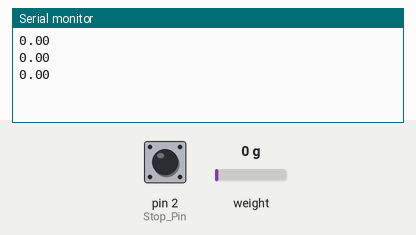
Recording of a sketch running on a simulated Arduino Uno, built with avr-gcc and run on an emulated ATmega328P. On the bench: the last lines printed to the serial monitor. The inputs (shaded band) are chosen by the test bench; at power-on: pin 2 (Stop_Pin) HIGH, weight on the scale 0 g.

Above: at 1.6 s.
1.7 s: pin 2 (Stop_Pin) pulled LOW for 0.5 s
At 2.7 s:
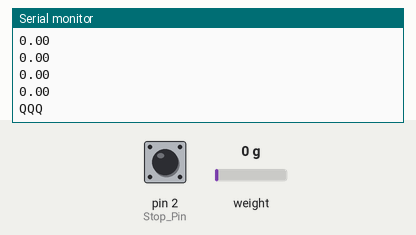
3.7 s: weight on the scale set to 100 g
At 4.26 s:
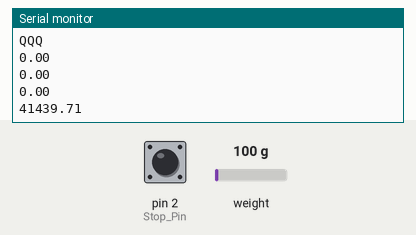
5.2 s: pin 2 (Stop_Pin) pulled LOW for 1 s
At 6.6 s:
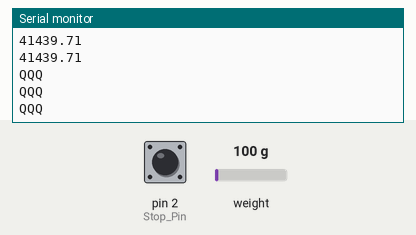
7.7 s: weight on the scale set to 1250 g
At 7.87 s:
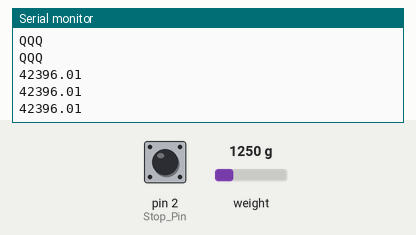
Timing chart, 0 to 10.2 s (numbered marks = the images above; inputs shaded):
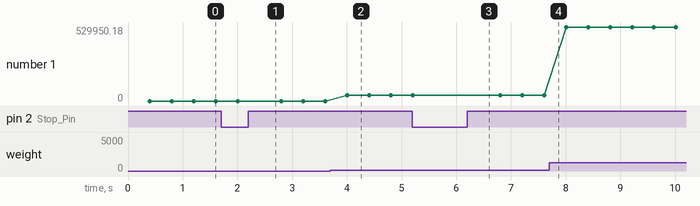

Measured:
- after the input at 1.7 s, the serial monitor: prints a new line after 0.30 s (image 1)
- after the input at 3.7 s, the serial monitor: prints a new line after 0.31 s (image 2)
- after the input at 5.2 s, the serial monitor: prints a new line at once (image 3)
- plotted number 1: 0 → 41439.71 after the input at 3.7 s, 41439.71 → 42396.01 after the input at 5.2 s, 42396.01 → 529950.18 after the input at 7.7 s

The sketch:

powercell_int.ino
```cpp
#include "HX711.h"
// This scetch reads analog values of a strain cell through a HX711 bridge
// Arduino reads the data asynchronously, and sends the data to the serial port
// A complementing Python script takes care of the plotting and reporting of the data.
// 30.10. 2019 added temperature correction, which uses HX711 channel B for temp measurement
// HX711.DOUT  - pin #A1
// HX711.PD_SCK - pin #A0

HX711 scale(A1, A0);    // parameter "gain" is omitted; the default value 128 is used by the library
int Stop_Pin = 2;       // D2 input connected to the Stop button
int Stop = 1;      // 1 equals to false (button not pressed, pullup high)
float slope = 0.2395;   // entinen arvo 0.22237, korjattu 20.11.2019
float tempcor = 0;
float cell = 0;
float temp = 0;

void setup() {
  pinMode(Stop_Pin, INPUT_PULLUP);
  Serial.begin(38400);
}

float Read_Cell(){
  return (scale.read_average(4));  // 4 reading average
}

float Read_Temp() {
  scale.set_gain(32); 	// gain 32 is coupled with channel B (temperature probe)
  temp = scale.read_average(4);
  scale.set_gain(128); 	// gain 128 is coupled with channel A (strain cell)
  return temp;
}

void loop() {
	 Stop = digitalRead(Stop_Pin);	// Monitor status of Stop button
	 if (Stop == 0) {		// Stop button has been pressed
		Serial.println("QQQ");	// Python script interpretes this token as finish
		tempcor = 440000 /((1862000 - Read_Temp())*slope);  // read a new temperature value each time button is pressed
	 } else {
		cell = Read_Cell() * tempcor; // compensates for the temperature dependence of strain cell
		Serial.println(cell);
	 }
 }
```
